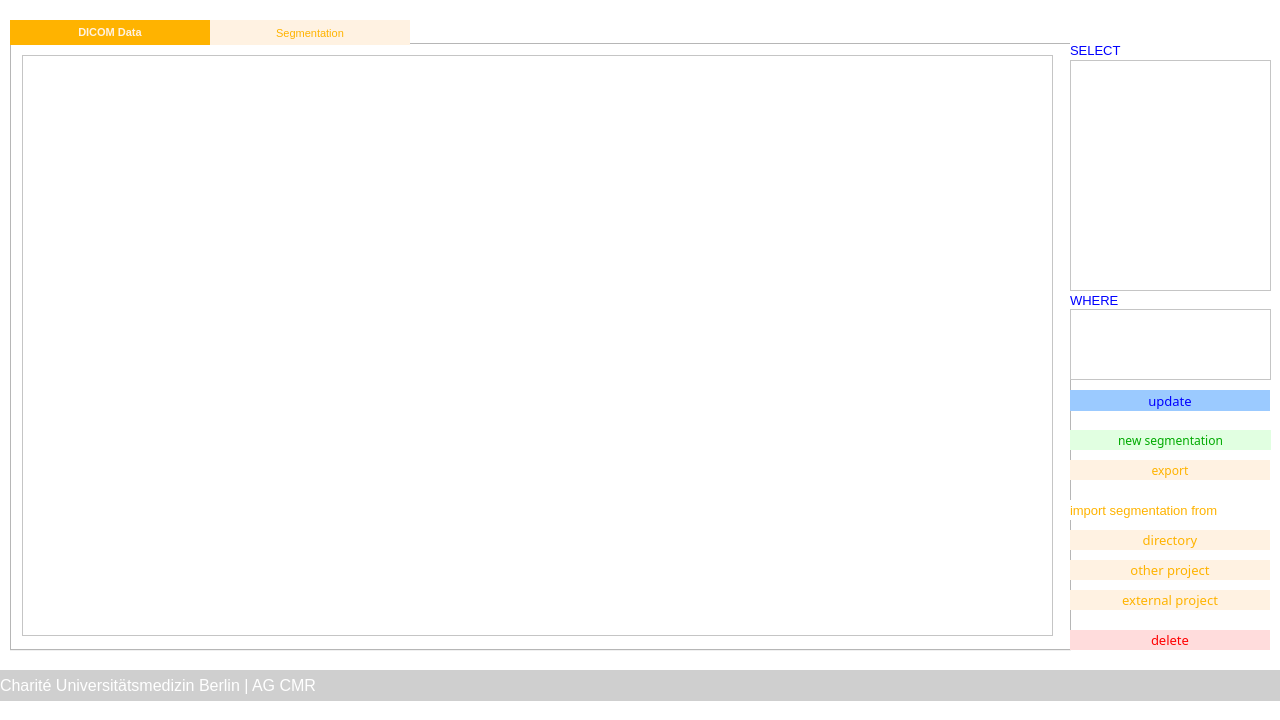
<?xml version="1.0" encoding="UTF-8"?>
<ui version="4.0">
 <class>MainWindow</class>
 <widget class="QMainWindow" name="MainWindow">
  <property name="geometry">
   <rect>
    <x>0</x>
    <y>0</y>
    <width>1280</width>
    <height>720</height>
   </rect>
  </property>
  <property name="cursor">
   <cursorShape>ArrowCursor</cursorShape>
  </property>
  <property name="windowTitle">
   <string>MARISSA - Project Data</string>
  </property>
  <property name="windowOpacity">
   <double>1.000000000000000</double>
  </property>
  <widget class="QWidget" name="centralwidget">
   <property name="styleSheet">
    <string notr="true">background-color: rgb(255, 255, 255);</string>
   </property>
   <widget class="QLabel" name="label_6">
    <property name="geometry">
     <rect>
      <x>0</x>
      <y>670</y>
      <width>1281</width>
      <height>31</height>
     </rect>
    </property>
    <property name="font">
     <font>
      <family>Arial</family>
      <pointsize>12</pointsize>
      <weight>9</weight>
      <italic>false</italic>
      <bold>false</bold>
     </font>
    </property>
    <property name="styleSheet">
     <string notr="true">color: rgb(255, 255, 255);
background-color: rgb(207, 207, 207);
font: 75 12pt &quot;Arial&quot;;</string>
    </property>
    <property name="text">
     <string>Charité Universitätsmedizin Berlin | AG CMR</string>
    </property>
    <property name="alignment">
     <set>Qt::AlignLeading|Qt::AlignLeft|Qt::AlignVCenter</set>
    </property>
    <property name="wordWrap">
     <bool>true</bool>
    </property>
   </widget>
   <widget class="QTabWidget" name="tabs_data">
    <property name="geometry">
     <rect>
      <x>10</x>
      <y>20</y>
      <width>1061</width>
      <height>631</height>
     </rect>
    </property>
    <property name="font">
     <font>
      <family>MS Shell Dlg 2</family>
      <pointsize>8</pointsize>
     </font>
    </property>
    <property name="styleSheet">
     <string notr="true">QTabBar::tab {
color: rgb(255, 179, 0);
background-color: rgb(255, 242, 226);
min-width: 200px
}
QTabBar::tab:selected 
{
color:rgb(255, 242, 226);
background-color:  rgb(255, 179, 0);
font-weight: bold;
}</string>
    </property>
    <property name="currentIndex">
     <number>0</number>
    </property>
    <widget class="QWidget" name="tab_data">
     <attribute name="title">
      <string>DICOM Data</string>
     </attribute>
     <widget class="QTableWidget" name="tbl_data">
      <property name="geometry">
       <rect>
        <x>10</x>
        <y>10</y>
        <width>1031</width>
        <height>581</height>
       </rect>
      </property>
      <property name="font">
       <font>
        <pointsize>9</pointsize>
       </font>
      </property>
      <property name="editTriggers">
       <set>QAbstractItemView::NoEditTriggers</set>
      </property>
      <property name="selectionMode">
       <enum>QAbstractItemView::SingleSelection</enum>
      </property>
      <property name="selectionBehavior">
       <enum>QAbstractItemView::SelectRows</enum>
      </property>
     </widget>
    </widget>
    <widget class="QWidget" name="tab_segmentation">
     <attribute name="title">
      <string>Segmentation</string>
     </attribute>
     <widget class="QTableWidget" name="tbl_segmentation">
      <property name="geometry">
       <rect>
        <x>0</x>
        <y>10</y>
        <width>1041</width>
        <height>581</height>
       </rect>
      </property>
      <property name="font">
       <font>
        <pointsize>9</pointsize>
       </font>
      </property>
      <property name="editTriggers">
       <set>QAbstractItemView::NoEditTriggers</set>
      </property>
      <property name="selectionMode">
       <enum>QAbstractItemView::SingleSelection</enum>
      </property>
      <property name="selectionBehavior">
       <enum>QAbstractItemView::SelectRows</enum>
      </property>
     </widget>
    </widget>
   </widget>
   <widget class="QPushButton" name="btn_export">
    <property name="geometry">
     <rect>
      <x>1070</x>
      <y>460</y>
      <width>200</width>
      <height>20</height>
     </rect>
    </property>
    <property name="font">
     <font>
      <family>Arial Nova</family>
      <weight>50</weight>
      <bold>false</bold>
     </font>
    </property>
    <property name="styleSheet">
     <string notr="true">QPushButton
{
color: rgb(255, 179, 0);
background-color: rgb(255, 242, 226);
border: 0px;
}

QPushButton::pressed
{
color: rgb(255, 179, 0);
background-color: rgb(255, 242, 226);
border: 0px;
}

QPushButton::hover
{
color:rgb(255, 242, 226);
background-color:  rgb(255, 179, 0);
border: 0px;
font-weight: bold;
}</string>
    </property>
    <property name="text">
     <string>export</string>
    </property>
   </widget>
   <widget class="QLabel" name="label_8">
    <property name="geometry">
     <rect>
      <x>1070</x>
      <y>40</y>
      <width>200</width>
      <height>20</height>
     </rect>
    </property>
    <property name="font">
     <font>
      <pointsize>10</pointsize>
     </font>
    </property>
    <property name="styleSheet">
     <string notr="true">color: rgb(0, 0, 255);
border: 0px;</string>
    </property>
    <property name="text">
     <string>SELECT</string>
    </property>
   </widget>
   <widget class="QLabel" name="label_9">
    <property name="geometry">
     <rect>
      <x>1070</x>
      <y>290</y>
      <width>200</width>
      <height>20</height>
     </rect>
    </property>
    <property name="font">
     <font>
      <pointsize>10</pointsize>
     </font>
    </property>
    <property name="styleSheet">
     <string notr="true">color: rgb(0, 0, 255);
border: 0px;</string>
    </property>
    <property name="text">
     <string>WHERE</string>
    </property>
   </widget>
   <widget class="QPushButton" name="btn_import_external">
    <property name="geometry">
     <rect>
      <x>1070</x>
      <y>590</y>
      <width>200</width>
      <height>20</height>
     </rect>
    </property>
    <property name="font">
     <font>
      <family>Arial Nova</family>
      <pointsize>10</pointsize>
      <weight>50</weight>
      <bold>false</bold>
     </font>
    </property>
    <property name="styleSheet">
     <string notr="true">QPushButton
{
color: rgb(255, 179, 0);
background-color: rgb(255, 242, 226);
border: 0px;
}

QPushButton::pressed
{
color: rgb(255, 179, 0);
background-color: rgb(255, 242, 226);
border: 0px;
}

QPushButton::hover
{
color:rgb(255, 242, 226);
background-color:  rgb(255, 179, 0);
border: 0px;
font-weight: bold;
}</string>
    </property>
    <property name="text">
     <string>external project</string>
    </property>
   </widget>
   <widget class="QPushButton" name="btn_icon_delete">
    <property name="geometry">
     <rect>
      <x>1070</x>
      <y>630</y>
      <width>200</width>
      <height>20</height>
     </rect>
    </property>
    <property name="font">
     <font>
      <family>Arial Nova</family>
      <pointsize>10</pointsize>
      <weight>50</weight>
      <bold>false</bold>
     </font>
    </property>
    <property name="styleSheet">
     <string notr="true">QPushButton
{
color:rgb(255, 0, 0);
background-color: rgb(255, 220, 220);
border: 0px;
}

QPushButton::pressed
{
color:rgb(255, 0, 0);
background-color: rgb(255, 220, 220);
border: 0px;
}

QPushButton::hover
{
color:rgb(255, 220, 220);
background-color: rgb(255, 0, 0);
border: 0px;
font-weight: bold;
}</string>
    </property>
    <property name="text">
     <string>delete</string>
    </property>
   </widget>
   <widget class="QPushButton" name="btn_import_directory">
    <property name="geometry">
     <rect>
      <x>1070</x>
      <y>530</y>
      <width>200</width>
      <height>20</height>
     </rect>
    </property>
    <property name="font">
     <font>
      <family>Arial Nova</family>
      <pointsize>10</pointsize>
      <weight>50</weight>
      <bold>false</bold>
     </font>
    </property>
    <property name="styleSheet">
     <string notr="true">QPushButton
{
color: rgb(255, 179, 0);
background-color: rgb(255, 242, 226);
border: 0px;
}

QPushButton::pressed
{
color: rgb(255, 179, 0);
background-color: rgb(255, 242, 226);
border: 0px;
}

QPushButton::hover
{
color:rgb(255, 242, 226);
background-color:  rgb(255, 179, 0);
border: 0px;
font-weight: bold;
}</string>
    </property>
    <property name="text">
     <string>directory</string>
    </property>
   </widget>
   <widget class="QTextEdit" name="txt_where">
    <property name="geometry">
     <rect>
      <x>1070</x>
      <y>309</y>
      <width>201</width>
      <height>71</height>
     </rect>
    </property>
    <property name="font">
     <font>
      <pointsize>10</pointsize>
     </font>
    </property>
   </widget>
   <widget class="QPushButton" name="btn_icon_new_segmentation">
    <property name="geometry">
     <rect>
      <x>1070</x>
      <y>430</y>
      <width>201</width>
      <height>20</height>
     </rect>
    </property>
    <property name="font">
     <font>
      <family>Arial Nova</family>
      <weight>50</weight>
      <bold>false</bold>
     </font>
    </property>
    <property name="styleSheet">
     <string notr="true">QPushButton
{
color: rgb(0, 170, 0);
background-color: rgb(225, 255, 225);
border: 0px;
}

QPushButton::pressed
{
color: rgb(0, 170, 0);
background-color: rgb(225, 255, 225);
border: 0px;
}

QPushButton::hover
{
color: rgb(225, 255, 225);
background-color: rgb(0, 170, 0);
border: 0px;
font-weight: bold;
}
</string>
    </property>
    <property name="text">
     <string>new segmentation</string>
    </property>
   </widget>
   <widget class="QListWidget" name="lst_columns">
    <property name="geometry">
     <rect>
      <x>1070</x>
      <y>60</y>
      <width>201</width>
      <height>231</height>
     </rect>
    </property>
    <property name="selectionMode">
     <enum>QAbstractItemView::MultiSelection</enum>
    </property>
   </widget>
   <widget class="QPushButton" name="btn_update">
    <property name="geometry">
     <rect>
      <x>1070</x>
      <y>390</y>
      <width>200</width>
      <height>21</height>
     </rect>
    </property>
    <property name="font">
     <font>
      <family>Arial Nova</family>
      <pointsize>10</pointsize>
      <weight>50</weight>
      <bold>false</bold>
     </font>
    </property>
    <property name="styleSheet">
     <string notr="true">QPushButton
{
color: rgb(0, 0, 255);
background-color: rgb(155, 202, 255);
border: 0px;
}

QPushButton::pressed
{
color: rgb(0, 0, 255);
background-color: rgb(155, 202, 255);
border: 0px;
}

QPushButton::hover
{
color: rgb(155, 202, 255);
background-color: rgb(0, 0, 255);
border: 0px;
font-weight: bold;
}</string>
    </property>
    <property name="text">
     <string>update</string>
    </property>
   </widget>
   <widget class="QLabel" name="lbl_import">
    <property name="geometry">
     <rect>
      <x>1070</x>
      <y>500</y>
      <width>200</width>
      <height>20</height>
     </rect>
    </property>
    <property name="font">
     <font>
      <pointsize>10</pointsize>
     </font>
    </property>
    <property name="styleSheet">
     <string notr="true">color: rgb(255, 179, 0);
border: 0px;</string>
    </property>
    <property name="text">
     <string>import segmentation from</string>
    </property>
   </widget>
   <widget class="QPushButton" name="btn_import_project">
    <property name="geometry">
     <rect>
      <x>1070</x>
      <y>560</y>
      <width>200</width>
      <height>20</height>
     </rect>
    </property>
    <property name="font">
     <font>
      <family>Arial Nova</family>
      <pointsize>10</pointsize>
      <weight>50</weight>
      <bold>false</bold>
     </font>
    </property>
    <property name="styleSheet">
     <string notr="true">QPushButton
{
color: rgb(255, 179, 0);
background-color: rgb(255, 242, 226);
border: 0px;
}

QPushButton::pressed
{
color: rgb(255, 179, 0);
background-color: rgb(255, 242, 226);
border: 0px;
}

QPushButton::hover
{
color:rgb(255, 242, 226);
background-color:  rgb(255, 179, 0);
border: 0px;
font-weight: bold;
}</string>
    </property>
    <property name="text">
     <string>other project</string>
    </property>
   </widget>
  </widget>
 </widget>
 <resources/>
 <connections/>
</ui>
